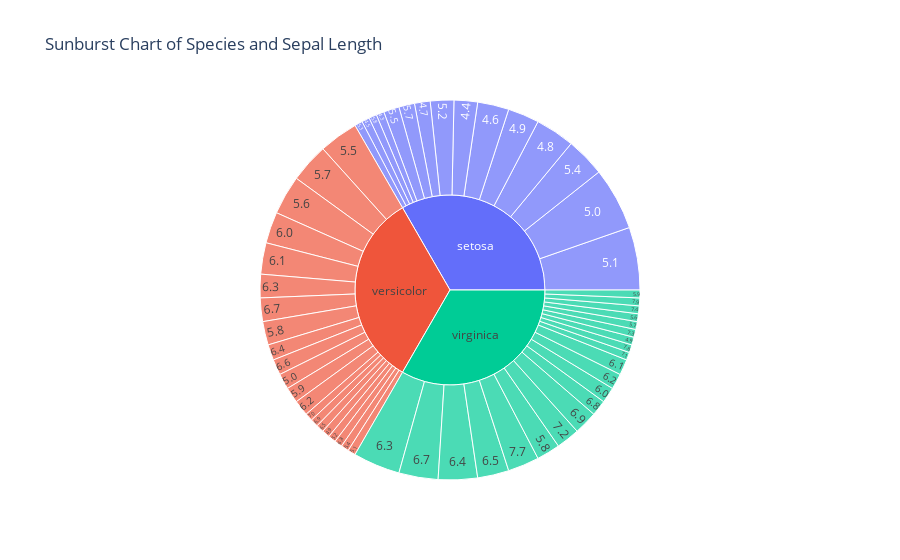

Write notebook code for a chart like this one.
### Code cell
# make sunburst chart on iris dataset
import plotly.express as px
import seaborn as sns
# load the iris dataset from seaborn
df_iris = sns.load_dataset('iris')
# create sunburst chart using plotly on loaded dataset
fig = px.sunburst(df_iris, path=['species', 'sepal_length'], title='Sunburst Chart of Species and Sepal Length')
# save the plot in plots and html folder
fig.write_image("plots/sunburst_chart_species_sepal_length.png")
fig.write_html("html/sunburst_chart_species_sepal_length.html")
# show the plot
fig.show()

### Figure 1 — Plotly figure (JSON) as saved in the notebook; plotly's stock layout.template omitted (floating-point values rounded to 4 significant figures)
{"data": [{"branchvalues": "total", "domain": {"x": [0, 1], "y": [0, 1]}, "hovertemplate": "labels=%{label}<br>count=%{value}<br>parent=%{parent}<br>id=%{id}<extra></extra>", "ids": ["setosa/5.1", "setosa/4.9", "setosa/4.7", "setosa/4.6", "setosa/5.0", "setosa/5.4", "setosa/4.4", "setosa/4.8", "setosa/4.3", "setosa/5.8", "setosa/5.7", "setosa/5.2", "setosa/5.5", "setosa/4.5", "setosa/5.3", "versicolor/7.0", "versicolor/6.4", "versicolor/6.9", "versicolor/5.5", "versicolor/6.5", "versicolor/5.7", "versicolor/6.3", "versicolor/4.9", "versicolor/6.6", "versicolor/5.2", "versicolor/5.0", "versicolor/5.9", "versicolor/6.0", "versicolor/6.1", "versicolor/5.6", "versicolor/6.7", "versicolor/5.8", "versicolor/6.2", "versicolor/6.8", "versicolor/5.4", "versicolor/5.1", "virginica/6.3", "virginica/5.8", "virginica/7.1", "virginica/6.5", "virginica/7.6", "virginica/4.9", "virginica/7.3", "virginica/6.7", "virginica/7.2", "virginica/6.4", "virginica/6.8", "virginica/5.7", "virginica/7.7", "virginica/6.0", "virginica/6.9", "virginica/5.6", "virginica/6.2", "virginica/6.1", "virginica/7.4", "virginica/7.9", "virginica/5.9", "setosa", "versicolor", "virginica"], "labels": ["5.1", "4.9", "4.7", "4.6", "5.0", "5.4", "4.4", "4.8", "4.3", "5.8", "5.7", "5.2", "5.5", "4.5", "5.3", "7.0", "6.4", "6.9", "5.5", "6.5", "5.7", "6.3", "4.9", "6.6", "5.2", "5.0", "5.9", "6.0", "6.1", "5.6", "6.7", "5.8", "6.2", "6.8", "5.4", "5.1", "6.3", "5.8", "7.1", "6.5", "7.6", "4.9", "7.3", "6.7", "7.2", "6.4", "6.8", "5.7", "7.7", "6.0", "6.9", "5.6", "6.2", "6.1", "7.4", "7.9", "5.9", "setosa", "versicolor", "virginica"], "name": "", "parents": ["setosa", "setosa", "setosa", "setosa", "setosa", "setosa", "setosa", "setosa", "setosa", "setosa", "setosa", "setosa", "setosa", "setosa", "setosa", "versicolor", "versicolor", "versicolor", "versicolor", "versicolor", "versicolor", "versicolor", "versicolor", "versicolor", "versicolor", "versicolor", "versicolor", "versicolor", "versicolor", "versicolor", "versicolor", "versicolor", "versicolor", "versicolor", "versicolor", "versicolor", "virginica", "virginica", "virginica", "virginica", "virginica", "virginica", "virginica", "virginica", "virginica", "virginica", "virginica", "virginica", "virginica", "virginica", "virginica", "virginica", "virginica", "virginica", "virginica", "virginica", "virginica", "", "", ""], "type": "sunburst", "values": [8, 4, 2, 4, 8, 5, 3, 5, 1, 1, 2, 3, 2, 1, 1, 1, 2, 1, 5, 1, 5, 3, 1, 2, 1, 2, 2, 4, 4, 5, 3, 3, 2, 1, 1, 1, 6, 3, 1, 4, 1, 1, 1, 5, 3, 5, 2, 1, 4, 2, 3, 1, 2, 2, 1, 1, 1, 50, 50, 50]}], "layout": {"legend": {"tracegroupgap": 0}, "title": {"text": "Sunburst Chart of Species and Sepal Length"}}}
